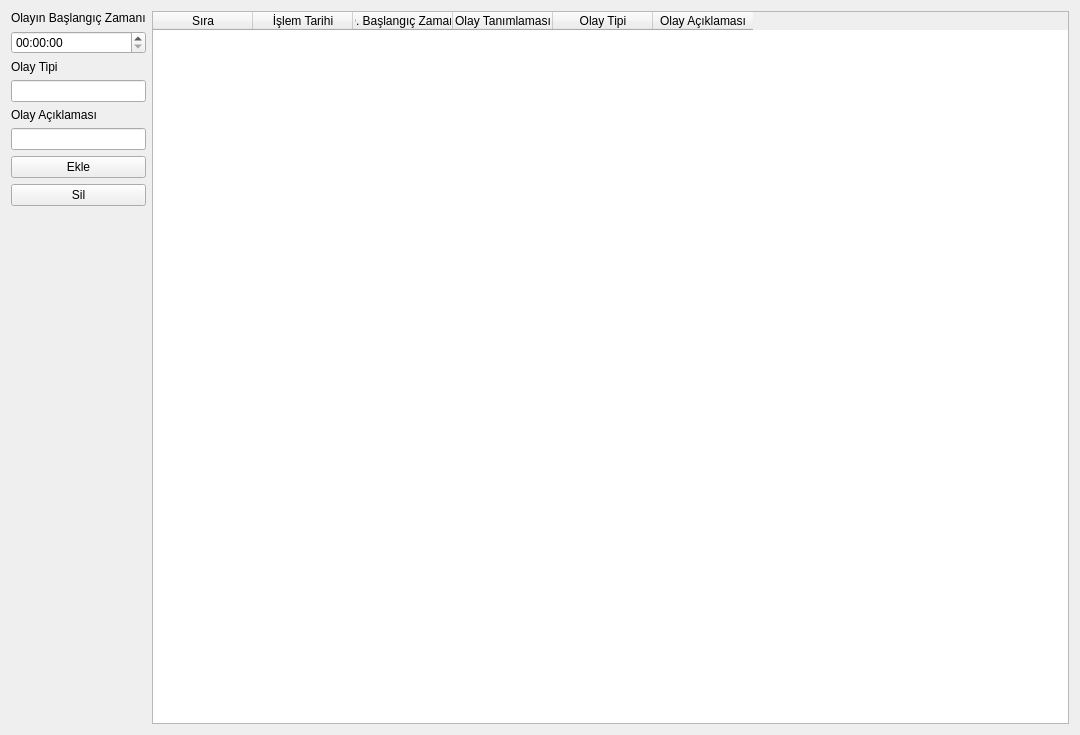
<?xml version="1.0" encoding="UTF-8"?>
<ui version="4.0">
 <class>Form</class>
 <widget class="QWidget" name="Form">
  <property name="geometry">
   <rect>
    <x>0</x>
    <y>0</y>
    <width>1080</width>
    <height>735</height>
   </rect>
  </property>
  <property name="windowTitle">
   <string>Form</string>
  </property>
  <layout class="QHBoxLayout" name="horizontalLayout">
   <item>
    <layout class="QVBoxLayout" name="verticalLayout">
     <item>
      <widget class="QLabel" name="label_4">
       <property name="text">
        <string>Olayın Başlangıç Zamanı</string>
       </property>
      </widget>
     </item>
     <item>
      <widget class="QTimeEdit" name="timeEdit"/>
     </item>
     <item>
      <widget class="QLabel" name="label_2">
       <property name="text">
        <string>Olay Tipi</string>
       </property>
      </widget>
     </item>
     <item>
      <widget class="QLineEdit" name="lineEdit">
       <property name="sizePolicy">
        <sizepolicy hsizetype="Minimum" vsizetype="Fixed">
         <horstretch>0</horstretch>
         <verstretch>0</verstretch>
        </sizepolicy>
       </property>
      </widget>
     </item>
     <item>
      <widget class="QLabel" name="label">
       <property name="text">
        <string>Olay Açıklaması</string>
       </property>
      </widget>
     </item>
     <item>
      <widget class="QLineEdit" name="lineEdit_2">
       <property name="sizePolicy">
        <sizepolicy hsizetype="Minimum" vsizetype="Fixed">
         <horstretch>0</horstretch>
         <verstretch>0</verstretch>
        </sizepolicy>
       </property>
      </widget>
     </item>
     <item>
      <widget class="QPushButton" name="pushButton">
       <property name="text">
        <string>Ekle</string>
       </property>
      </widget>
     </item>
     <item>
      <widget class="QPushButton" name="pushButton_delete">
       <property name="text">
        <string>Sil</string>
       </property>
      </widget>
     </item>
     <item>
      <spacer name="verticalSpacer">
       <property name="orientation">
        <enum>Qt::Vertical</enum>
       </property>
       <property name="sizeHint" stdset="0">
        <size>
         <width>20</width>
         <height>40</height>
        </size>
       </property>
      </spacer>
     </item>
    </layout>
   </item>
   <item>
    <layout class="QVBoxLayout" name="verticalLayout_2">
     <item>
      <widget class="QTableWidget" name="tableWidget">
       <column>
        <property name="text">
         <string>Sıra</string>
        </property>
       </column>
       <column>
        <property name="text">
         <string>İşlem Tarihi</string>
        </property>
       </column>
       <column>
        <property name="text">
         <string>O. Başlangıç Zamanı</string>
        </property>
       </column>
       <column>
        <property name="text">
         <string>Olay Tanımlaması</string>
        </property>
       </column>
       <column>
        <property name="text">
         <string>Olay Tipi</string>
        </property>
       </column>
       <column>
        <property name="text">
         <string>Olay Açıklaması</string>
        </property>
       </column>
      </widget>
     </item>
    </layout>
   </item>
  </layout>
 </widget>
 <resources/>
 <connections/>
</ui>
